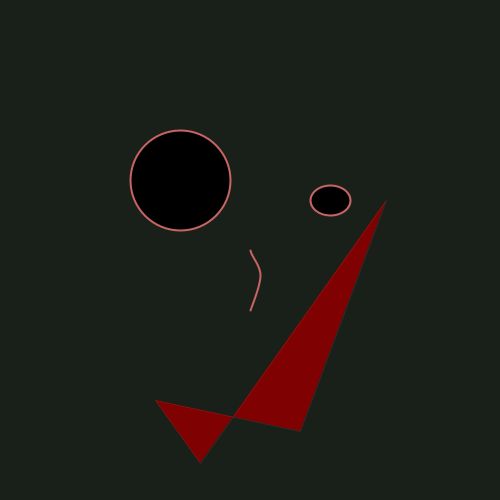
Frame 1 (no input)
Frame 60 (the mouse pressed at the canvas centre just before this capture): identical to frame 1, image omitted
Frame 120 (the mouse held since frame 60 and released just before this capture): identical to frame 1, image omitted

The Processing sketch that drew this single still picture (run headless with seeded random() and noise(); from frame 60 on, the mouse is pressed at the canvas centre):

// Processing sketch: processing_84455
// ── processing_84455.pde

// header
/******************************************
 *  Processing Sketch Monster
 *    
 *  This is your first homework:
 *  Make a monster like character
 *  using simple shapes and color properties
 *
 *  Matt Richard 
 ******************************************/

// global variables


// setup
void setup() {
  // the setup function gets executed first thing
  // when the sketch loads and only is executed once
  size(500, 500); //size(width, height); in pixels
  smooth(); //this turns on anti-aliasing, makes things look pretty
}

// draw
void draw() {
  // When planning out the sketch you must think back to front like a painting.
  // The first things that you draw will get overlapped by the later things

  // 1. turn all pixels on the screen black
  background(25, 32, 25);
  // 2. Head - ellipse(x, y, width, height);
  stroke(255);// black
  fill(270, 200, 20);// white
  //ellipse(250, 250, 250, 400);
  // 3. left eye - rect(x, y, width, height);
  fill(0);// black eye center
  stroke(200, 100, 100);// blue eye color
  strokeWeight(2);// thicker stroke to act as eye color
  ellipse(180, 180, 100, 100);
  // 4. right eye - rect(x, y, width, height);
  ellipse(330, 200, 40, 30);

  noFill();
  beginShape();
  curveVertex(255, 240);// this needs to be right of actual point
  curveVertex(250, 250);
  curveVertex(260, 275);// not be so far right
 // curveVertex(21, 17);
  curveVertex(250, 310);
  curveVertex(252, 300);// this needs to be right of actual point
  endShape();


  // 5. mustache - ellipse(x, y, width, height);
  //stroke(0);
  strokeWeight(0);
  fill(128,1,1);// brown
  //ellipse(250, 325, 350, 20);
  quad(300, 431, 386, 200, 200, 463, 155, 400);
  // 6. mouth - rect(x, y, width, height);
  //fill(255, 0, 0);// red
  //rect(230, 350, 40, 5);
  // 7. nose - ellipse(x, y, width, height);
  fill(255);// white
  noStroke();
  //ellipse(250, 300, 100, 50);
  
 
}
